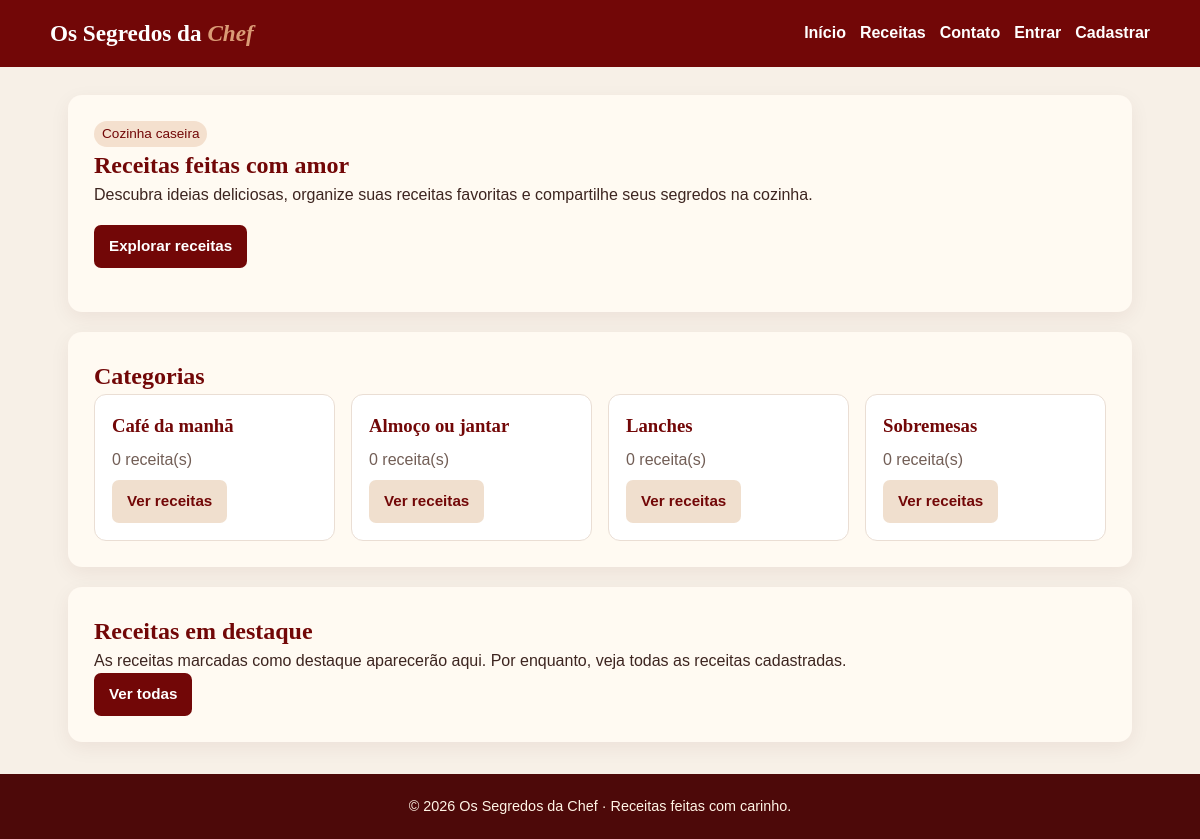
The page / on the database its author committed.
### receitas/models.py (models this page shows, shortened)
class Categoria(models.Model):
    nome = models.CharField('Nome da Categoria', max_length=100)
    slug = models.SlugField('Slug / URL', unique=True)
    ordem = models.PositiveIntegerField('Ordem', default=0)
    class Meta:
        verbose_name = 'Categoria'
        verbose_name_plural = 'Categorias'
        ordering = ['ordem']

### web/views.py (the view)
# urls.py: path("", views.home, name="index"),
def home(request):
    destaques = Receita.objects.filter(destaque=True).select_related("categoria")[:6]
    recentes = Receita.objects.select_related("categoria").all()[:6]
    return render(request, "web/index.html", {"destaques": destaques, "recentes": recentes, "categorias": Categoria.objects.all()})

### web/templates/web/index.html (shortened to what this page needs)
{% extends 'base.html' %}
{% block content %}
<section class="hero">
  <span class="tag">Cozinha caseira</span>
  <h1>Receitas feitas com amor</h1>
  <p>Descubra ideias deliciosas, organize suas receitas favoritas e compartilhe seus segredos na cozinha.</p>
  <div class="toolbar"><a class="btn" href="{% url 'receitas:receita_list' %}">Explorar receitas</a></div>
</section>
<section class="panel">
  <h2>Categorias</h2>
  {% if categorias %}<div class="cards">{% for categoria in categorias %}<article class="recipe-card"><h3>{{ categoria.nome }}</h3><p class="muted">{{ categoria.receitas.count }} receita(s)</p><a class="btn light" href="{% url 'receitas:receita_list' %}?categoria={{ categoria.id }}">Ver receitas</a></article>{% endfor %}</div>{% else %}<p>Ainda não há categorias cadastradas. <a href="{% url 'receitas:categoria_create' %}">Cadastre a primeira categoria</a>.</p>{% endif %}
</section>
<section class="panel">
  <h2>Receitas em destaque</h2>
  {% if destaques %}<div class="cards">{% for receita in destaques %}<article class="recipe-card">{% if receita.imagem %}<img src="{{ receita.imagem.url }}" alt="{{ receita.titulo }}" style="width:100%;max-height:180px;object-fit:cover;border-radius:8px">{% endif %}<h3>{{ receita.titulo }}</h3><p>{{ receita.descricao|truncatewords:24 }}</p><p><span class="tag">{{ receita.categoria.nome }}</span> · {{ receita.tempo_preparo }}</p><a class="btn" href="{% url 'receitas:receita_detail' receita.pk %}">Ver receita</a></article>{% endfor %}</div>{% else %}<p>As receitas marcadas como destaque aparecerão aqui. Por enquanto, veja todas as receitas cadastradas.</p><a class="btn" href="{% url 'receitas:receita_list' %}">Ver todas</a>{% endif %}
</section>
{% endblock %}

### static/css/style.css (style rules this page uses)
:root { --cor-primaria: #720707; --cor-secundaria: #da9b76; --cor-apoio: #fcf5df; --cor-texto: #720707; --branco: #fff; --avermelhado: #924444; --sombra: 0 18px 35px rgba(75, 7, 7, 0.18); --transicao: 0.25s ease; }
* { box-sizing: border-box; margin: 0; padding: 0; }
body { background: #f5ece0; color: var(--cor-texto); font: 16px 'Sulphur Point', Arial, sans-serif; }
a { text-decoration: none; color: inherit; }

### templates/base.html (style rules this page uses)
:root { --wine:#720707;--peach:#da9b76;--cream:#fcf5df;--paper:#fffaf2;--ink:#3d2520 }
body { margin:0;background:#f7f0e7;color:var(--ink);font:16px Arial,sans-serif;line-height:1.5 }
.hero,.panel { background:var(--paper);border-radius:14px;padding:26px;box-shadow:0 6px 20px #4b070710;margin-bottom:20px }
h1,h2,h3 { color:var(--wine);font-family:Georgia,serif }
h1 { margin-top:0 }
.muted { color:#725e56 }
.toolbar { display:flex;gap:10px;align-items:center;justify-content:space-between;flex-wrap:wrap;margin:18px 0 }
.btn,button,input[type=submit] { display:inline-block;background:var(--wine);color:white;border:0;border-radius:7px;padding:10px 15px;text-decoration:none;font-weight:700;cursor:pointer;font-size:.95rem }
.btn.light { background:#f0dfce;color:var(--wine) }
.cards { display:grid;grid-template-columns:repeat(auto-fit,minmax(220px,1fr));gap:16px }
.recipe-card { background:white;border:1px solid #eaded4;border-radius:12px;padding:17px }
.recipe-card h3 { margin:0 0 8px }
.recipe-card p { margin:8px 0 }
.tag { display:inline-block;background:#f4e0ce;color:var(--wine);padding:3px 8px;border-radius:20px;font-size:.85rem }

### rows shown on the page
Categoria: nome "Café da manhã", receitas.count "0"
Categoria: nome "Almoço ou jantar", receitas.count "0"
Categoria: nome "Lanches", receitas.count "0"
Categoria: nome "Sobremesas", receitas.count "0"
